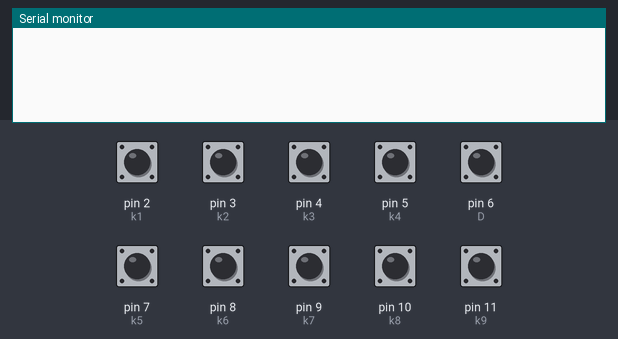
Simulated run of this sketch. Board: Arduino Uno, built with avr-gcc and run on an emulated ATmega328P. On the bench: the last lines printed to the serial monitor. The test bench sets the inputs (shaded band); at power-on: pin 2 (k1), pin 3 (k2), pin 4 (k3), pin 5 (k4), pin 6 (D), pin 7 (k5), pin 8 (k6), pin 9 (k7), pin 10 (k8), pin 11 (k9) HIGH.

Above: at 1.2 s.
1.3 s: pin 2 (k1) pulled LOW for 0.15 s
At 2.2 s:
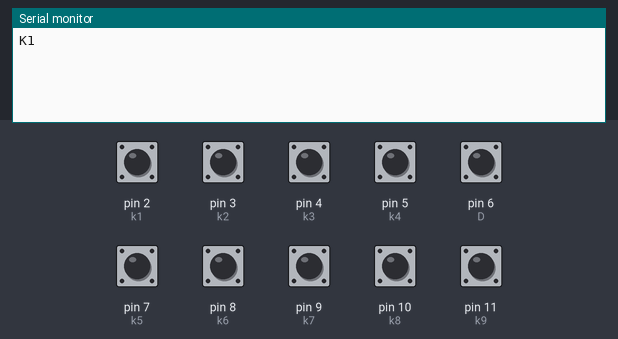
2.9 s: pin 6 (D) pulled LOW for 0.15 s
At 3.4 s:
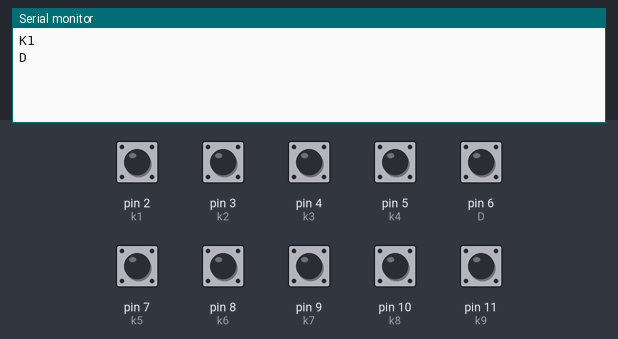
4.5 s: pin 6 (D) pulled LOW for 1 s
At 6.5 s:
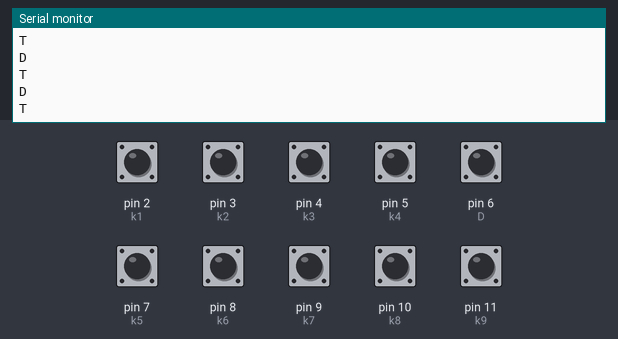
7.0 s: pin 3 (k2) pulled LOW for 0.15 s
At 7.8 s:
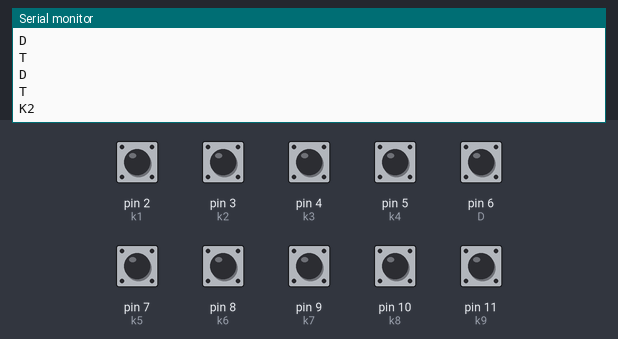
8.6 s: pin 4 (k3) pulled LOW for 0.15 s
At 9.0 s:
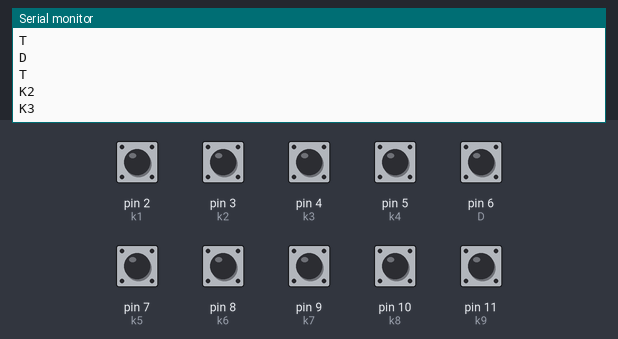
10.2 s: pin 5 (k4) pulled LOW for 0.15 s
At 11.4 s:
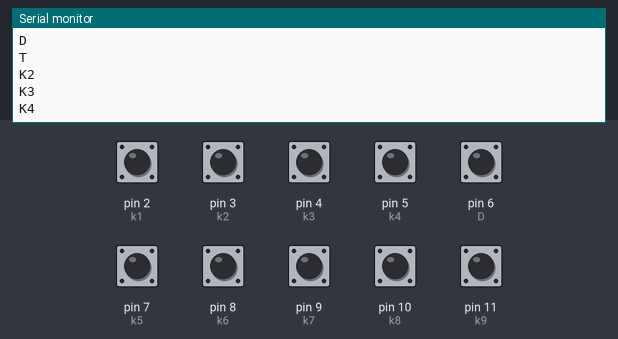
Timing chart, 0 to 12.8 s (numbered marks = the images above; inputs shaded):
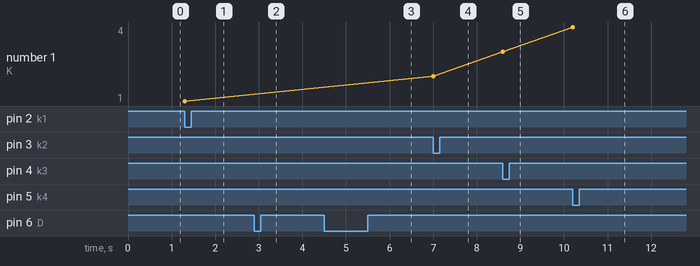

The sketch:

vice.ino
```cpp
/*
 * ===== 遥控板程序 ======
 *   读 4 个按键，通过串口把指令发给主控板。
 * 本程序不接舵机、不控制任何动作。
 * 主控板收到这些指令后，才去执行对应动作。
 */

// 11 个按键的引脚
const int k1=2;//循环
const int k2=3;//录制
const int k3=4;//播放
const int k4=5;//回中
const int D=6;//画直线/三角形
const int k5=7;//暂停/切换
const int k6=8;//取消
const int k7=9;//记录视教点
const int k8=10;//画五点折线
const int k9=11;//画五点曲线
bool change=false;//切换直线/三角形

void setup() {
  Serial.begin(9600);
  //按键设置
  pinMode(k1,INPUT_PULLUP);
  pinMode(k2,INPUT_PULLUP);
  pinMode(k3,INPUT_PULLUP);
  pinMode(k4,INPUT_PULLUP);
  pinMode(D,INPUT_PULLUP);
  pinMode(k5,INPUT_PULLUP);
  pinMode(k6,INPUT_PULLUP);
  pinMode(k7,INPUT_PULLUP);
  pinMode(k8,INPUT_PULLUP);
  pinMode(k9,INPUT_PULLUP);
}

void loop() {
  if(digitalRead(k1)==LOW){Serial.println("K1");delay(200);}
  if(digitalRead(k2)==LOW){Serial.println("K2");delay(200);}
  if(digitalRead(k3)==LOW){Serial.println("K3");delay(200);}
  if(digitalRead(k4)==LOW){Serial.println("K4");delay(200);}
  if(digitalRead(D)==LOW){
    if(change==false){
    Serial.println("D");}
    else{
      Serial.println("T");
    }
    change=!change;
    delay(200);}
  if(digitalRead(k5)==LOW){Serial.println("K5");delay(200);}
  if(digitalRead(k6)==LOW){Serial.println("K6");delay(200);}
  if(digitalRead(k7)==LOW){Serial.println("K7");delay(200);}
  if(digitalRead(k8)==LOW){Serial.println("K8");delay(200);}
  if(digitalRead(k9)==LOW){Serial.println("K9");delay(200);}
}
```

Measured:
- after the input at 1.3 s, the serial monitor: prints a new line at once (image 1)
- after the input at 2.9 s, the serial monitor: prints a new line at once (image 2)
- after the input at 4.5 s, the serial monitor: prints a new line at once (image 3)
- after the input at 7.0 s, the serial monitor: prints a new line at once (image 4)
- after the input at 8.6 s, the serial monitor: prints a new line at once (image 5)
- after the input at 10.2 s, the serial monitor: prints a new line at once (image 6)
- plotted number 1: 1 → 2 after the input at 7.0 s, 2 → 3 after the input at 8.6 s, 3 → 4 after the input at 10.2 s
